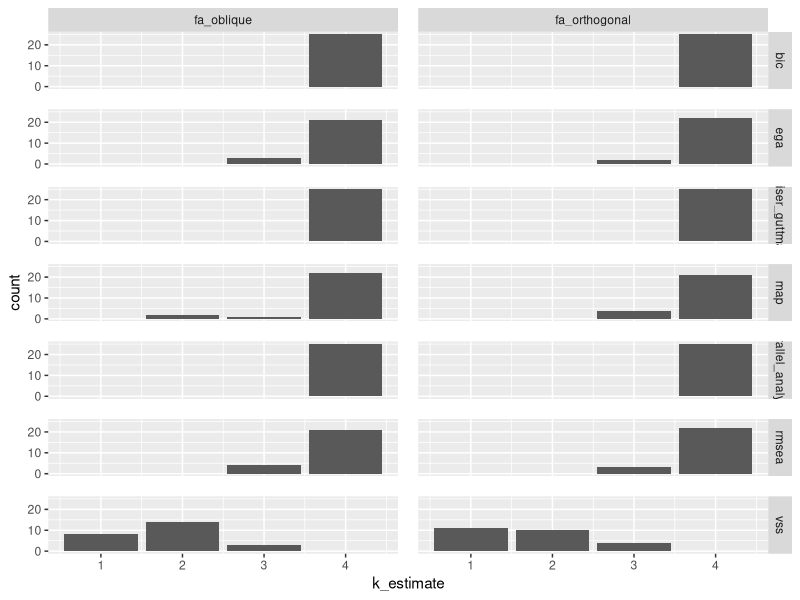

Here is the R script that generated this plot:
library(ggplot2)

results <- read.csv("results/holzinger/holzinger.csv", row.names=1)
print(results)

ggplot(data = results, aes(x=k_estimate)) +
  geom_bar() + 
  scale_x_continuous(breaks = c(1, 2, 3, 4)) +
  scale_y_continuous(breaks = c(0, 10, 20)) +
  theme(panel.spacing=unit(1, "lines")) + 
  facet_grid(estimator ~ model)
